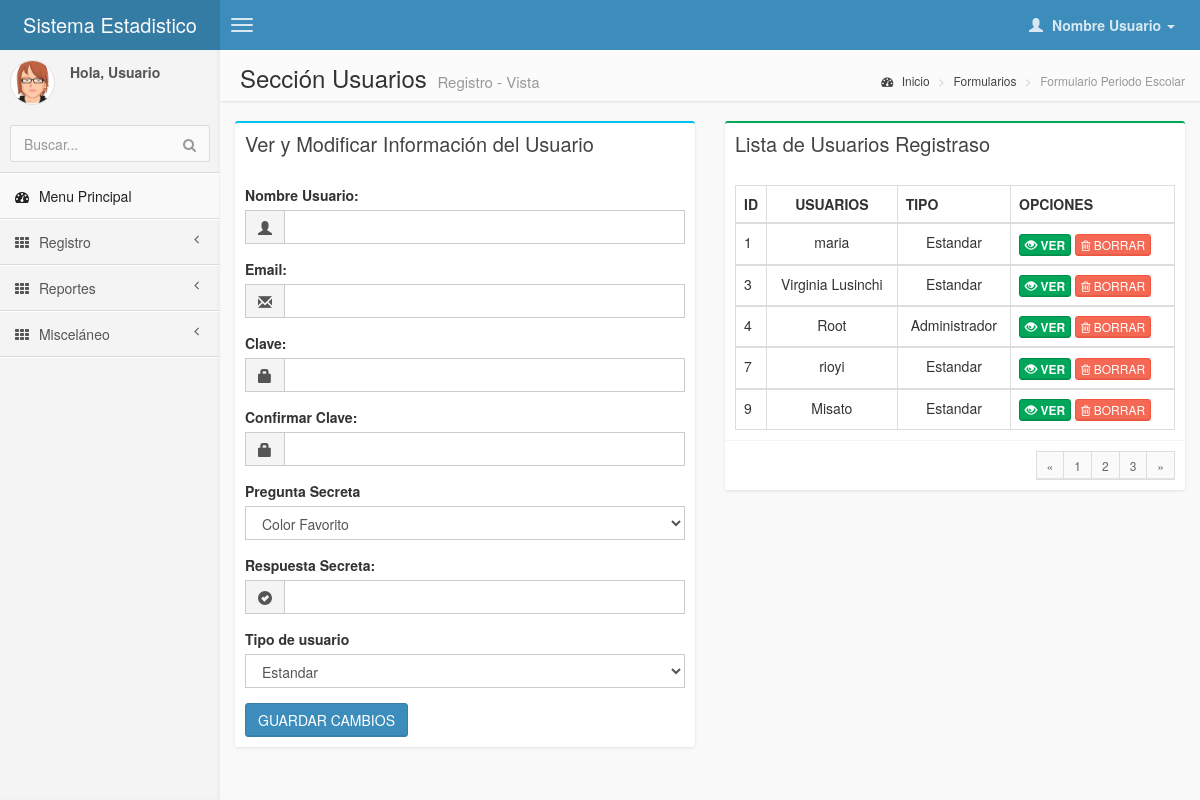
The app's page /pages/forms/form_usuario_editar.php with its own data.
### tables this page shows
CREATE TABLE IF NOT EXISTS `usuario` (
  `id_usuario` int(11) NOT NULL AUTO_INCREMENT,
  `email` varchar(35) NOT NULL,
  `clave` varchar(20) NOT NULL,
  `pregunta_secreta` varchar(20) NOT NULL,
  `nombre_usuario` varchar(20) NOT NULL,
  `respuesta_secreta` varchar(20) NOT NULL,
  `roles` varchar(15) NOT NULL,
  PRIMARY KEY (`id_usuario`)
);

### pages/forms/form_usuario_editar.php (the view, shortened to what this page needs)
<!DOCTYPE html>
<html>
    <head>
        <link href="../../css/bootstrap.min.css" rel="stylesheet" type="text/css" />
        <link href="../../css/font-awesome.min.css" rel="stylesheet" type="text/css" />
        <link href="../../css/ionicons.min.css" rel="stylesheet" type="text/css" />
        <link href="../../css/daterangepicker/daterangepicker-bs3.css" rel="stylesheet" type="text/css" />
        <link href="../../css/iCheck/all.css" rel="stylesheet" type="text/css" />
        <link href="../../css/colorpicker/bootstrap-colorpicker.min.css" rel="stylesheet"/>
        <link href="../../css/timepicker/bootstrap-timepicker.min.css" rel="stylesheet"/>
        <link href="../../css/AdminLTE.css" rel="stylesheet" type="text/css" />
    </head>
     <body class="skin-blue">
        <header class="header">
            <a href="index.html" class="logo">
                Sistema Estadistico
            </a>
            <nav class="navbar navbar-static-top" role="navigation">
                <a href="#" class="navbar-btn sidebar-toggle" data-toggle="offcanvas" role="button">
                    <span class="icon-bar"></span>
                    <span class="icon-bar"></span>
                    <span class="icon-bar"></span>
                </a>
                <div class="navbar-right">
                    <ul class="nav navbar-nav">
                        <li class="dropdown user user-menu">
                            <a href="#" class="dropdown-toggle" data-toggle="dropdown">
                                <i class="glyphicon glyphicon-user"></i>
                                <span>Nombre Usuario <i class="caret"></i></span>
                            </a>
                        </li>
                    </ul>
                </div>
            </nav>
        </header>
        <div class="wrapper row-offcanvas row-offcanvas-left">
            <aside class="left-side sidebar-offcanvas">
                <section class="sidebar">
                    <div class="user-panel">
                        <div class="pull-left image">
                            <img src="../../img/avatar3.png" class="img-circle" alt="User Image" />
                        </div>
                        <div class="pull-left info">
                            <p>Hola, Usuario</p>
                        </div>
                    </div>
                    <form action="#" method="get" class="sidebar-form">
                        <div class="input-group">
                            <input type="text" name="q" class="form-control" placeholder="Buscar..."/>
                            <span class="input-group-btn">
                                <button type='submit' name='seach' id='search-btn' class="btn btn-flat"><i class="fa fa-search"></i></button>
                            </span>
                        </div>
                    </form>
<?php
$id=$_GET['id'];
    include("menu_form.php");
    require ("../control/conexion_bd.php");
    $sql="SELECT * FROM usuario where id_usuario = '$id'";
    $datos=mysql_query($sql,$link);
    $arreglo = mysql_fetch_array($datos);
?>
                </section>
            </aside>
            <aside class="right-side">
                <section class="content-header">
                    <h1>
                        Sección Usuarios                     <small>Registro - Vista</small>
                    </h1>
                    <ol class="breadcrumb">
                        <li><a href="#"><i class="fa fa-dashboard"></i> Inicio</a></li>
                        <li><a href="#">Formularios</a></li>
                        <li class="active">Formulario Periodo Escolar</li>
                    </ol>
                </section>
                <section class="content">
                    <div class="row">
                        <div class="col-md-6">
                            <div class="box box-info">
                                <div class="box-header">
                                    <h3 class="box-title">Ver y Modificar Información del Usuario</h3>
                                </div>
                            <form name=tuformulario action="../control/editar_usuario.php" method="post" >
                                <div class="box-body">
                                    <div class="form-group">
                                        <label>Nombre Usuario:</label>
                                        <div class="input-group">
                                            <div class="input-group-addon">
                                                <i class="glyphicon glyphicon-user"></i>
                                            </div>
                                            <input type="text" name="nombre" class="form-control" value="<?php echo $arreglo['nombre_usuario']?>" />
                                        </div>
                                    </div>
                                    <div class="form-group">
                                        <label>Email:</label>
                                        <div class="input-group">
                                            <div class="input-group-addon">
                                                <i class="glyphicon glyphicon-envelope"></i>
                                            </div>
                                            <input type="text" name="email" class="form-control" value="<?php echo $arreglo['email'];?>" />
                                        </div>
                                    </div>
                                    <div class="form-group">
                                        <label>Clave:</label>
                                        <div class="input-group">
                                            <div class="input-group-addon">
                                                <i class="glyphicon glyphicon-lock"></i>
                                            </div>
                                            <input type="password" name="clave" class="form-control" value="<?php echo $arreglo['clave'];?>"/>
                                        </div>
                                    </div>
                                    <div class="form-group">
                                        <label>Confirmar Clave:</label>
                                        <div class="input-group">
                                            <div class="input-group-addon">
                                                <i class="glyphicon glyphicon-lock"></i>
                                            </div>
                                            <input type="password" name="clave_confirmada" class="form-control"/>
                                        </div>
                                    </div>
                                    <div class="form-group">
                                            <label>Pregunta Secreta</label>
                                            <select class="form-control" name="pregunta">
                                                <option value="color_favorito" >Color Favorito</option>
                                            </select>
                                    </div>
                                    <div class="form-group">
                                        <label>Respuesta Secreta:</label>
                                        <div class="input-group">
                                            <div class="input-group-addon">
                                                <i class="glyphicon glyphicon-ok-sign"></i>
                                            </div>
                                            <input type="text" name="respuesta" class="form-control" value="<?php echo $arreglo['respuesta_secreta']; ?>"/>
                                        </div>
                                    </div>
                                    <div class="form-group">
                                            <label>Tipo de usuario</label>
                                            <select class="form-control" name="rol">
                                                <option value="Estandar">Estandar</option>
                                            </select>
                                    </div>
                                    <button type="submit" class="btn btn-primary">GUARDAR CAMBIOS</button>
                                </div>
                            </div>
                        </div>
<?php
  $sql="SELECT * FROM usuario";
  $datos=mysql_query($sql,$link);
  $contador = mysql_num_rows($datos);
    if ($contador == 0)
      {
        echo "<center><h1><font color='#E74C3C'>NO SE ENCONTRO RESULTADOS :-( </font></h1></center>";
      }
    else
      {
?>
                        <div class="col-md-6">
                            <div class="box box-success">
                                <div class="box-header">
                                     <h3 class="box-title">Lista de Usuarios Registraso</h3>
                                </div>
                                <div class="box-body">
                                    <table class="table table-bordered">
                                        <tr>
                                            <th style="width: 10px">ID</th>
                                            <th> <center> USUARIOS </center></th>
                                            <th>TIPO</th>
                                            <th>OPCIONES</th>
                                        </tr>
                                        <?php
                              while ($renglon=mysql_fetch_array($datos))
                                {
?>
                              <tbody>
                                <tr>
                                  <td><?php echo $renglon['id_usuario']; ?></td>
                                  <td><center><?php echo $renglon['nombre_usuario'];?></center></td>
                                  <td><center><?php echo $renglon['roles'];?></center></td>
                                  <td>
                                  <a href="../forms/form_usuario_editar.php?id=<?php echo $renglon['id_usuario']?>"> <button class="btn btn-success btn-xs"></i><b><span class="glyphicon glyphicon glyphicon-eye-open" aria-hidden="true"></span> VER</b></button>
                                  </a>
                                  <a href="../emergente/borrar_usuario.php?id=<?php echo $renglon['id_usuario']?>"><button class="btn btn-danger btn-xs"><i class="fa fa-trash-o "></i> BORRAR</button>
                                  </td>
                                </tr>
                              </tbody>
                              <?php } }?>
                                    </table>
                                </div>
                                <div class="box-footer clearfix">
                                    <ul class="pagination pagination-sm no-margin pull-right">
                                        <li><a href="#">&laquo;</a></li>
                                        <li><a href="#">1</a></li>
                                        <li><a href="#">2</a></li>
                                        <li><a href="#">3</a></li>
                                        <li><a href="#">&raquo;</a></li>
                                    </ul>
                                </div>
                            </div>
                                </div>
                            </div>
                        </div>
    </body>
</html>

### records on screen
usuario: id_usuario "1", nombre_usuario "maria", roles "Estandar"
usuario: id_usuario "3", nombre_usuario "Virginia Lusinchi", roles "Estandar"
usuario: id_usuario "4", nombre_usuario "Root", roles "Administrador"
usuario: id_usuario "7", nombre_usuario "rioyi", roles "Estandar"
usuario: id_usuario "9", nombre_usuario "Misato", roles "Estandar"
